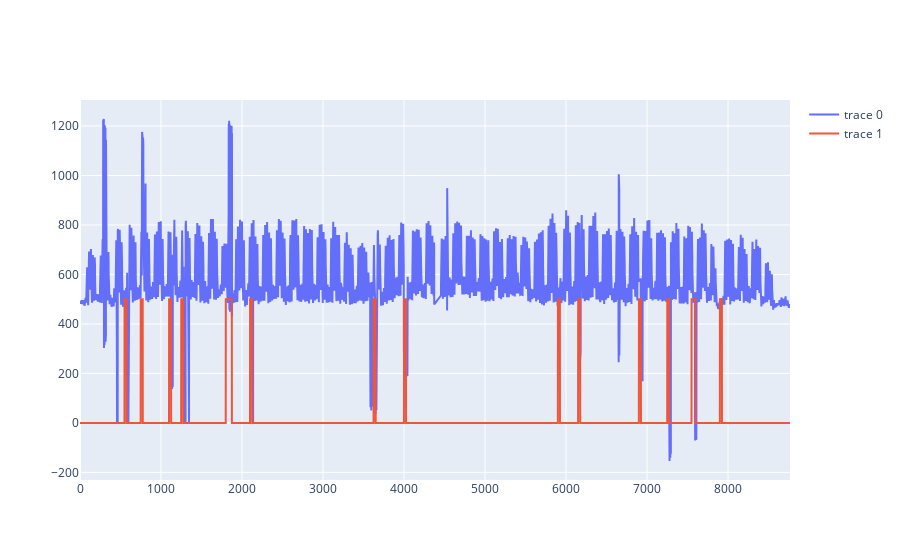

Write notebook code for a chart like this one.
### Code cell
import plotly.express as px
import plotly.graph_objects as go

fig = go.Figure()

fig.add_trace(
    go.Scatter(
        x = list(range(len(data_inj))),
        y=data_inj.squeeze()
    ))

fig.add_trace(
    go.Scatter(
        x = list(range(len(data_inj))),
        y=data_mask.squeeze()*500
    ))

fig.show()

### Figure 1 — Plotly figure (JSON) as saved in the notebook; plotly's stock layout.template omitted (floating-point values rounded to 4 significant figures; data arrays with more than 128 entries replaced by an {"elided": "..."} marker saying what was removed)
{"data": [{"type": "scatter", "x": {"elided": "8766 int values"}, "y": {"elided": "8766 float values"}}, {"type": "scatter", "x": {"elided": "8766 int values"}, "y": {"elided": "8766 int values"}}], "layout": {}}
